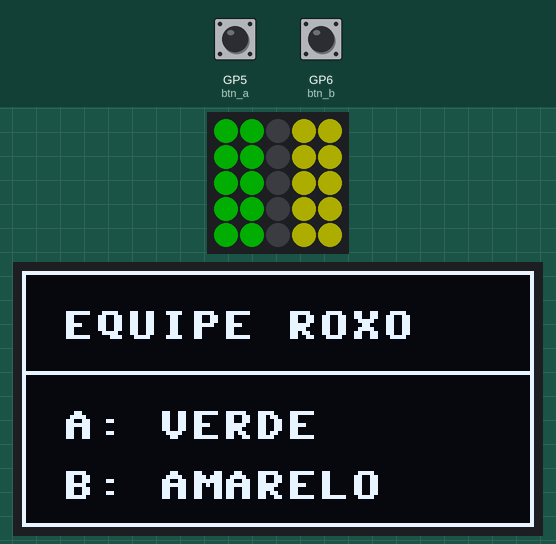
Recording of a program running on a simulated Raspberry Pi Pico running MicroPython. Shown: 5×5 RGB LED matrix, 128×64 one-colour display. The test bench sets the inputs (shaded band); at power-on: GP5 (btn_a) HIGH, GP6 (btn_b) HIGH. Dim RGB values are drawn brighter than linear; WiFi joins after 1.5 s; the 25 LEDs are laid out as on the BitDogLab board (LED 0 bottom right, every second row reversed); library files of the repository ran but are not shown: ssd1306.py.

Above: at 2.8 s.
2.9 s: GP5 (btn_a) pulled LOW for 0.15 s
At 2.97 s:
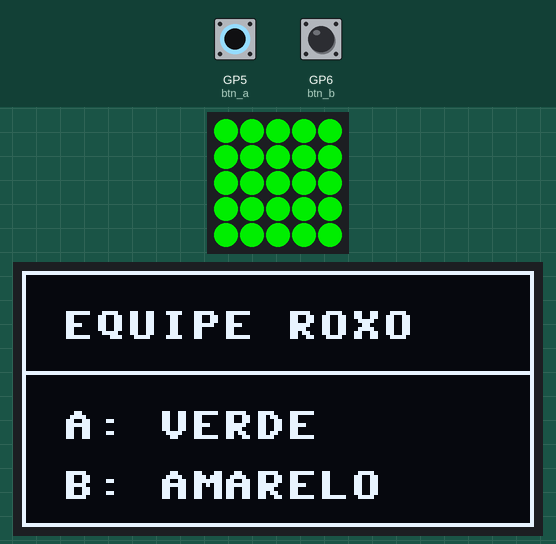
4.5 s: GP6 (btn_b) pulled LOW for 0.15 s
At 4.58 s:
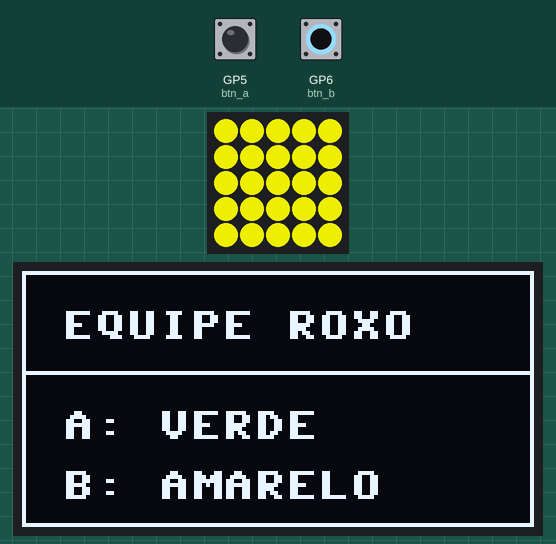
Timing chart, 0 to 7.5 s (numbered marks = the images above; inputs shaded):
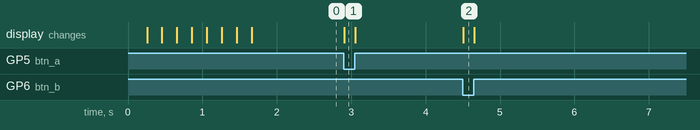

The program:

main.py
```python
import network
import socket
from machine import Pin, I2C
from ssd1306 import SSD1306_I2C
import neopixel
import time

# ==========================================
# 1. CONFIGURAÇÃO DA PLACA (AJUSTE AQUI)
# ==========================================
WIFI_SSID = "SIMON_LAB_2"     #1 para mestra 1 ou 2 para mestra 2
EQUIPE = "ROXO"              #AZUL/VERMELHO para mestra 1 ou ROXO/LARANJA para mestra 2

COR_BOTAO_A = "VERDE"     #AZUL, VERMELHO, VERDE, AMARELO
COR_BOTAO_B = "AMARELO"   #AZUL, VERMELHO, VERDE, AMARELO

# ==========================================
# 2. CONFIGURAÇÃO DE HARDWARE
# ==========================================
btn_a = Pin(5, Pin.IN, Pin.PULL_UP)
btn_b = Pin(6, Pin.IN, Pin.PULL_UP)
np = neopixel.NeoPixel(Pin(7), 25)

# Inicialização do Display 128x64
i2c = I2C(1, sda=Pin(2), scl=Pin(3), freq=400000)
oled = SSD1306_I2C(128, 64, i2c, addr=0x3C)

CONFIG_CORES = {
    "VERDE":    (0, 50, 0),
    "VERMELHO": (50, 0, 0),
    "AMARELO":  (50, 50, 0),
    "AZUL":     (0, 0, 50)
}

RGB_A = CONFIG_CORES[COR_BOTAO_A]
RGB_B = CONFIG_CORES[COR_BOTAO_B]

# ==========================================
# 3. INTERFACE E REDE
# ==========================================
def atualizar_display_slave():
    oled.fill(0)
    oled.rect(0, 0, 128, 64, 1) # Moldura ajustada para 64 de altura
    oled.text(f"EQUIPE {EQUIPE}", 10, 10)
    oled.hline(0, 25, 128, 1)
    oled.text(f"A: {COR_BOTAO_A}", 10, 35)
    oled.text(f"B: {COR_BOTAO_B}", 10, 50)
    oled.show()

def tela_repouso():
    np.fill((0,0,0))
    for i in [4,3, 5,6, 14,13, 15,16, 24,23]:
        np[i] = RGB_A
    for i in [1,0, 8,9, 11,10, 18,19, 21,20]:
        np[i] = RGB_B
    np.write()

def piscar_feedback(rgb_base):
    brilho_max = (min(rgb_base[0]*4, 255), min(rgb_base[1]*4, 255), min(rgb_base[2]*4, 255))
    np.fill(brilho_max)
    np.write()
    time.sleep(0.15)
    tela_repouso()

atualizar_display_slave()

# Conexão Wi-Fi
sta = network.WLAN(network.STA_IF)
sta.active(True)
sta.connect(WIFI_SSID, "simon123")

while not sta.isconnected():
    np.fill((10, 10, 10))
    np.write()
    time.sleep(0.2)
    np.fill((0, 0, 0))
    np.write()
    time.sleep(0.2)

tela_repouso()

# Configuração UDP
UDP_IP = "192.168.4.1"
UDP_PORT = 8080
sock = socket.socket(socket.AF_INET, socket.SOCK_DGRAM)

# ==========================================
# 4. LOOP PRINCIPAL DE GATILHOS
# ==========================================
while True:
    if btn_a.value() == 0:
        sock.sendto(f"{EQUIPE},{COR_BOTAO_A}".encode('utf-8'), (UDP_IP, UDP_PORT))
        piscar_feedback(RGB_A)
        while btn_a.value() == 0:
            time.sleep(0.05)
        time.sleep(0.1)

    elif btn_b.value() == 0:
        sock.sendto(f"{EQUIPE},{COR_BOTAO_B}".encode('utf-8'), (UDP_IP, UDP_PORT))
        piscar_feedback(RGB_B)
        while btn_b.value() == 0:
            time.sleep(0.05)
        time.sleep(0.1)

    time.sleep(0.01)
```
